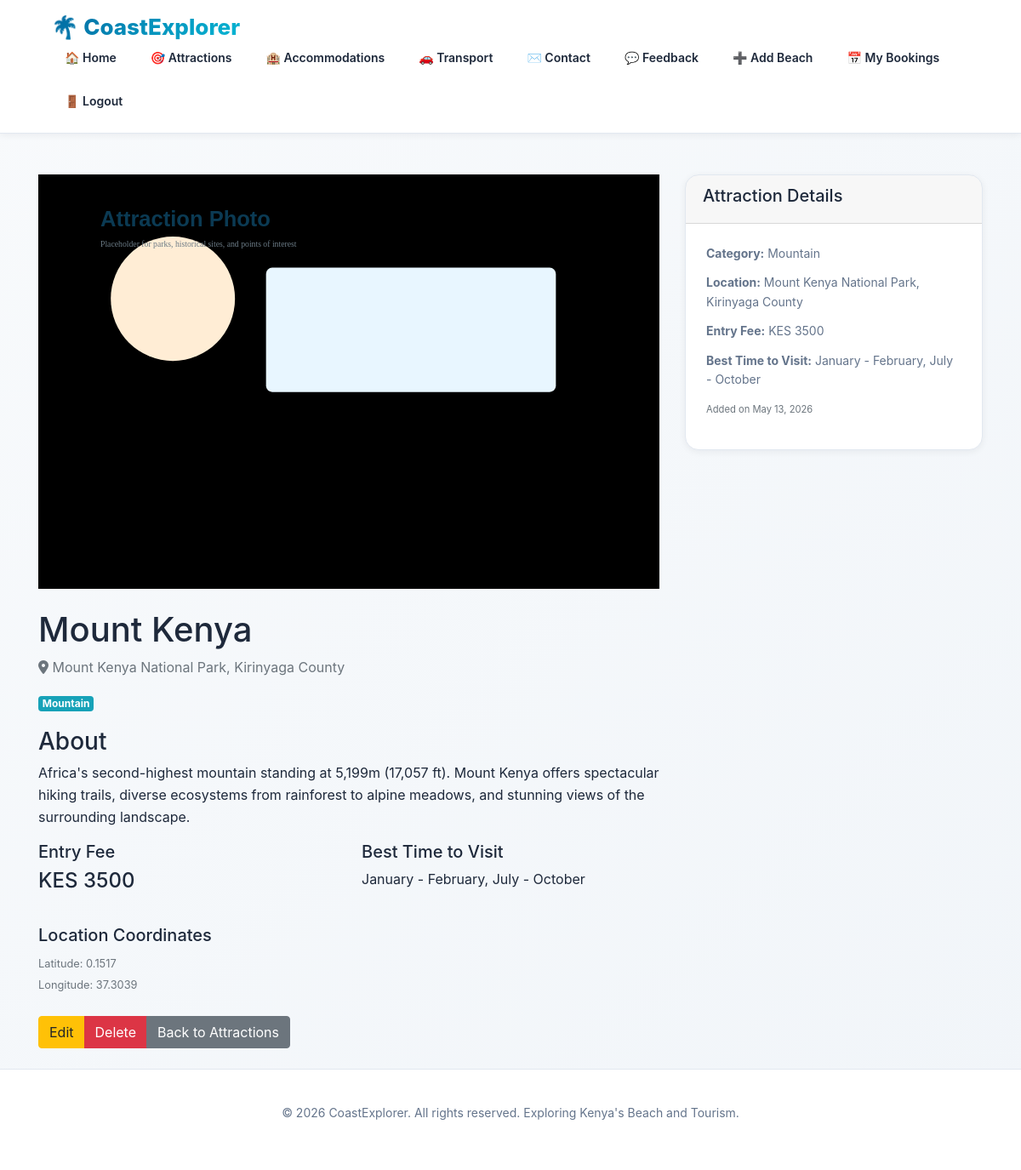
The page /attraction/1/ (signed in) on the database as committed earlier.
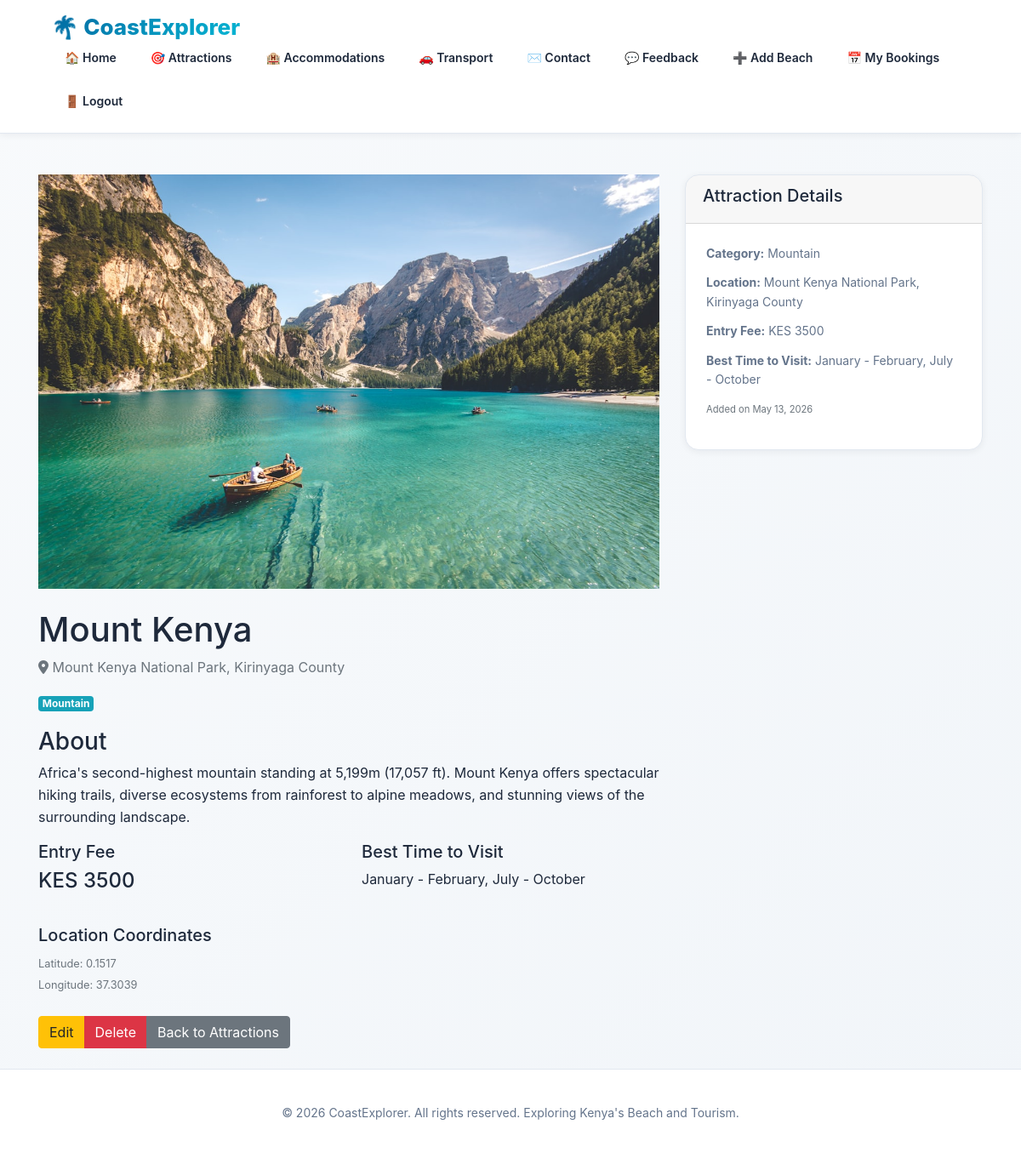
The same page on the database as committed later.
### tourism/models.py (models this page shows, shortened)
class TouristAttraction(models.Model):
    CATEGORY_CHOICES = [
        ('national_park', 'National Park'),
        ('wildlife', 'Wildlife Reserve'),
        ('cultural', 'Cultural Site'),
        ('mountain', 'Mountain'),
        ('waterfall', 'Waterfall'),
        ('island', 'Island'),
        ('historical', 'Historical Site'),
        ('other', 'Other'),
    ]
    name = models.CharField(max_length=100)
    location = models.CharField(max_length=100)
    category = models.CharField(max_length=20, choices=CATEGORY_CHOICES)
    description = models.TextField()
    entry_fee = models.IntegerField(default=0)
    best_time_to_visit = models.CharField(max_length=200, blank=True)
    image = models.ImageField(upload_to='attraction_images/', blank=True, null=True)
    latitude = models.FloatField(blank=True, null=True)
    longitude = models.FloatField(blank=True, null=True)
    created_at = models.DateTimeField(default=timezone.now)

### tourism/views.py (the view)
# urls.py: path('attraction/<int:id>/', views.attraction_detail, name='attraction_detail'),
@login_required
def attraction_detail(request, id):
    attraction = get_object_or_404(TouristAttraction, id=id)
    return render(request, 'attraction_detail.html', {'attraction': attraction})

### tourism/templates/attraction_detail.html (shortened to what this page needs)
{% extends 'base.html' %}
{% block content %}
<div class="container mt-5">
    <div class="row">
        <div class="col-md-8">
            {% if attraction.image %}
                <img src="{{ attraction.image.url }}" class="img-fluid mb-4" alt="{{ attraction.name }}" style="max-height: 500px; object-fit: cover;">
            {% else %}
                <img src="https://images.unsplash.com/photo-1469474968028-56623f02e42e?auto=format&fit=crop&w=1300&q=80" class="img-fluid mb-4" alt="{{ attraction.name }}" style="max-height: 500px; object-fit: cover;">
            {% endif %}
            <h1>{{ attraction.name }}</h1>
            <p class="text-muted mb-3">
                <i class="fas fa-map-marker-alt"></i> {{ attraction.location }}
            </p>
            <div class="mb-3">
                <span class="badge badge-info">{{ attraction.get_category_display }}</span>
            </div>
            <h3>About</h3>
            <p>{{ attraction.description }}</p>
            <div class="row mb-4">
                <div class="col-md-6">
                    <h5>Entry Fee</h5>
                    <p class="h4">KES {{ attraction.entry_fee }}</p>
                </div>
                <div class="col-md-6">
                    <h5>Best Time to Visit</h5>
                    <p>{{ attraction.best_time_to_visit|default:"Year-round" }}</p>
                </div>
            </div>
            {% if attraction.latitude and attraction.longitude %}
                <div class="mb-4">
                    <h5>Location Coordinates</h5>
                    <p>
                        <small class="text-muted">
                            Latitude: {{ attraction.latitude }}<br>
                            Longitude: {{ attraction.longitude }}
                        </small>
                    </p>
                </div>
            {% endif %}
            <div class="btn-group mb-4" role="group">
                <a href="{% url 'update_attraction' attraction.id %}" class="btn btn-warning">Edit</a>
                <a href="{% url 'delete_attraction' attraction.id %}" class="btn btn-danger">Delete</a>
                <a href="{% url 'attractions' %}" class="btn btn-secondary">Back to Attractions</a>
            </div>
        </div>
        <div class="col-md-4">
            <div class="card">
                <div class="card-header">
                    <h5>Attraction Details</h5>
                </div>
                <div class="card-body">
                    <p><strong>Category:</strong> {{ attraction.get_category_display }}</p>
                    <p><strong>Location:</strong> {{ attraction.location }}</p>
                    <p><strong>Entry Fee:</strong> KES {{ attraction.entry_fee }}</p>
                    <p><strong>Best Time to Visit:</strong> {{ attraction.best_time_to_visit|default:"Year-round" }}</p>
                    <p><small class="text-muted">Added on {{ attraction.created_at|date:"F d, Y" }}</small></p>
                </div>
            </div>
        </div>
    </div>
</div>
{% endblock %}

Rows that differ between the two databases and show on the page:
changed TouristAttraction "Mount Kenya": image: picture added
